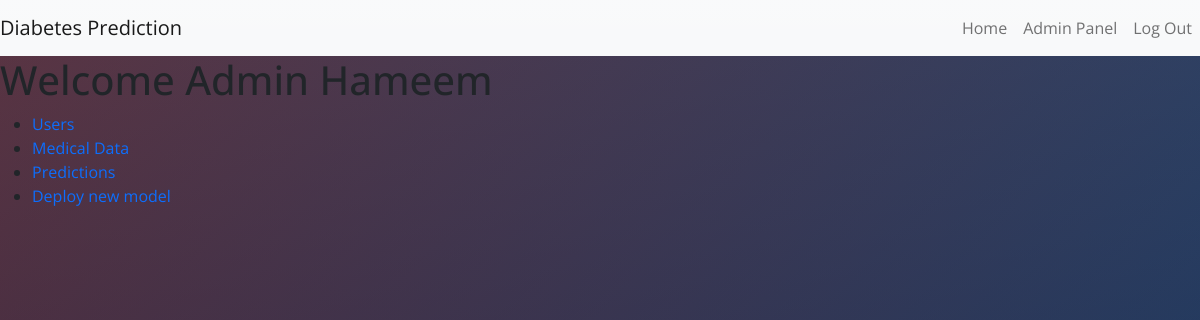
The page /admin_panel (signed in) on the database as committed earlier.
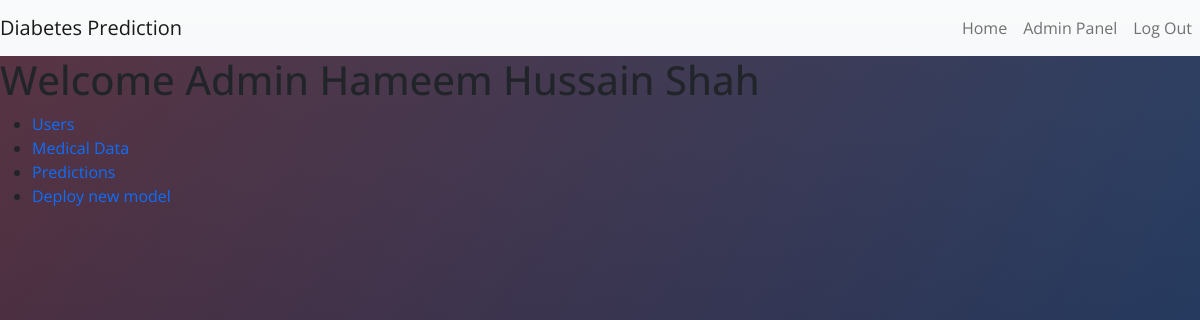
The same page on the database as committed later.
### main.py (models this page shows)
class User(UserMixin, db.Model):
    id: Mapped[int] = mapped_column(Integer, primary_key=True)
    email: Mapped[str] = mapped_column(String(100), unique=True)
    password: Mapped[str] = mapped_column(String(100))
    name: Mapped[str] = mapped_column(String(1000))
    medical_data: Mapped['MedicalData'] = relationship('MedicalData', back_populates='user', uselist=False)

### main.py (the view)
@app.route("/admin_panel")
def admin_panel():
    return render_template("admin.html", name=current_user.name)

### main.py (called while the page is built)
@login_manager.user_loader
def load_user(user_id):
    return db.get_or_404(User, user_id)

### templates/admin.html
{% extends "base.html" %}
{% block content %}
    <h1>Welcome Admin {{ name }}</h1>
    <ul>
        <li><a href="{{ url_for('users')}}">Users</a></li>
        <li><a href="{{ url_for('home')}}">Medical Data</a></li>
        <li><a href="{{ url_for('home')}}">Predictions</a></li>
        <li><a href="{{ url_for('home')}}">Deploy new model</a></li>
    </ul>
{% endblock %}

Rows that differ between the two databases and show on the page:
changed User: name "Hameem" → "Hameem Hussain Shah"
